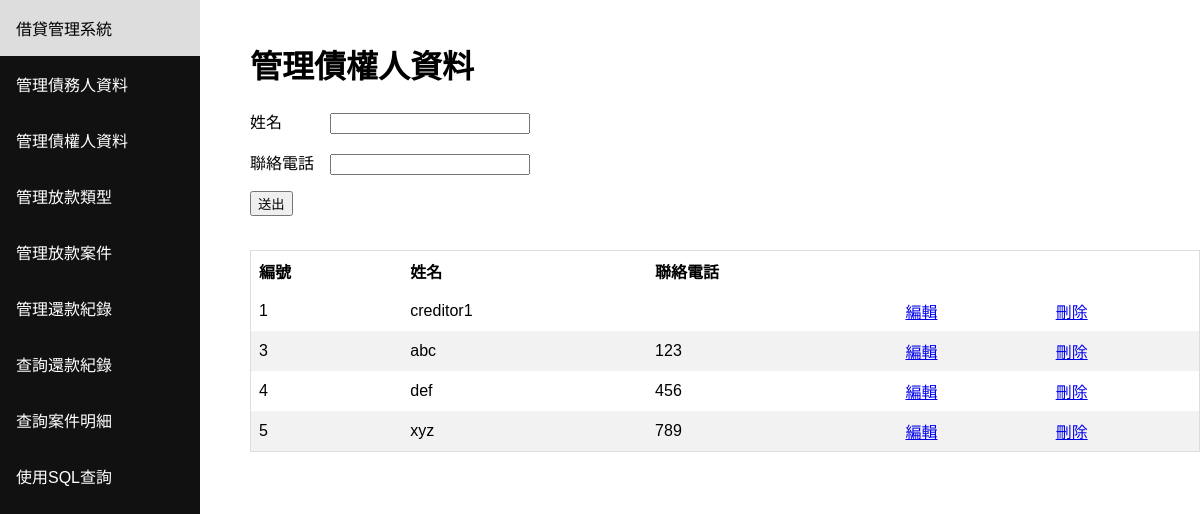
The page /creditor on the database as committed earlier.
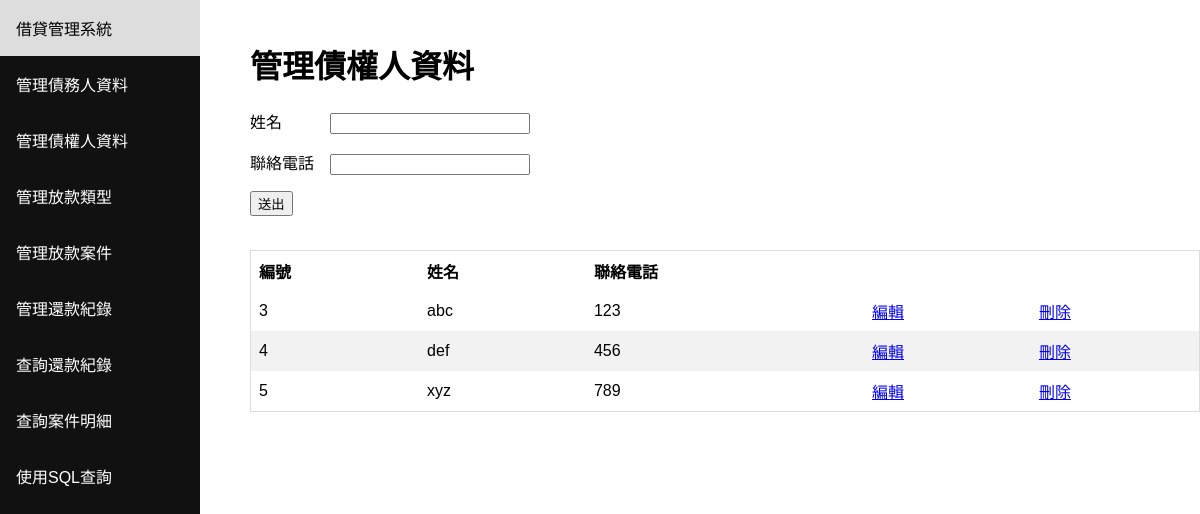
The same page on the database as committed later.
### tables this page shows
CREATE TABLE "CREDITOR" (
	`CreditorNumber`	INTEGER NOT NULL PRIMARY KEY AUTOINCREMENT,
	`Name`	TEXT NOT NULL,
	`PhoneNumber`	INTEGER
);

### main.py (the view)
@app.route('/creditor', methods=['GET', 'POST'])
def creditor():
    if request.method == 'POST':
        edit_data('CREDITOR')
    table = get_query("select * from CREDITOR;")
    return render_template(
                'creditor.html',
                columns=['編號','姓名','聯絡電話'],
                table=table,
                edit=False
            )

### main.py (called while the page is built)
def get_query(query):
    conn = sqlite3.connect('database.db')
    conn.row_factory = sqlite3.Row
    cur = conn.cursor()
    exe = cur.execute(query)
    rows = cur.fetchall()
    conn.close()
    output = []
    for row in rows:
        temp = dict(row)
        output.append(list(temp.values()))
    return output

### templates/creditor.html (shortened to what this page needs)
<html><header><title>Layout</title></header><body><div class="sidenav"><a href="/">借貸管理系統</a><a href="/debter">管理債務人資料</a><a href="/creditor">管理債權人資料</a><a href="/project_type">管理放款類型</a><a href="/project">管理放款案件</a><a href="/period">管理還款紀錄</a><a href="/repayment_record">查詢還款紀錄</a><a href="/">查詢案件明細</a><a href="/sql">使用SQL查詢</a></div><div class="content"><h1>管理債權人資料</h1><form method="POST" action=""><div>{% if edit %}<p>姓名　　　<input name="Name" style="width:200px" value="{{ data[0] }}"/></p><p>聯絡電話　<input name="PhoneNumber" style="width:200px" value="{{ data[1] }}"/></p>{% else %}<p>姓名　　　<input name="Name" style="width:200px"/></p><p>聯絡電話　<input name="PhoneNumber" style="width:200px"/></p>{% endif %}<p>   <input type="submit" value="送出"/></p></div><br/><div style="overflow-x:auto;"><table><thead><tr>{% for column in columns %}<th>{{ column }}</th>{% endfor %}<th></th><th> </th></tr></thead><tbody>{% for row in table %}<tr>{% for item in row %}<td>{{ item }}</td>{% endfor %}<td><a href="/creditor/edit/{{ row[0] }}">編輯</a></td><td><a href="/creditor/delete/{{ row[0] }}">刪除</a></td></tr>{% endfor %}</tbody></table></div></form></div></body></html>

Rows that differ between the two databases and show on the page:
removed CREDITOR: row "1", Name "creditor1"
